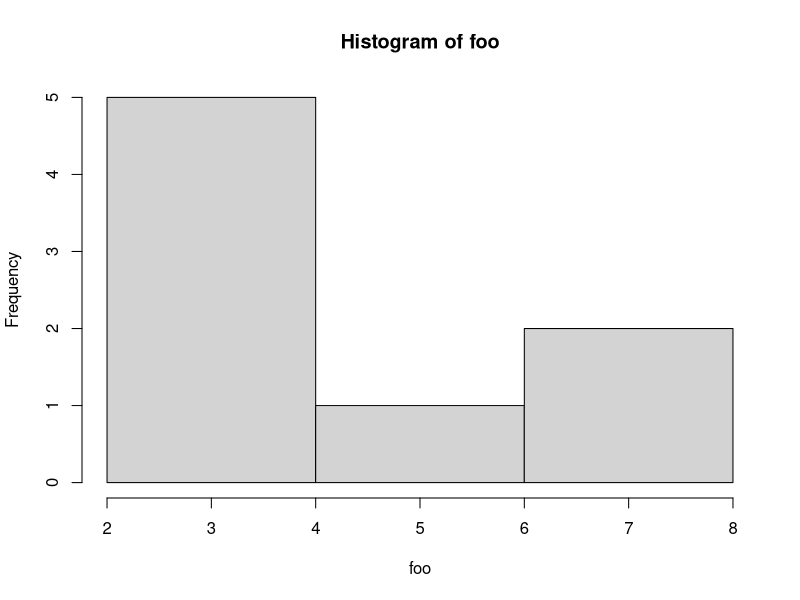

Reproduce this figure in R.
## ---- chunk 1
# DO NOT ALTER CODE IN THIS CHUNK
knitr::opts_chunk$set(echo = TRUE)
## ---- chunk 2
foo = c(2,4,6,8,8,3,2,4)
## ---- chunk 3
bar = 6
## ---- chunk 4
hist(foo)

## ---- chunk 5

